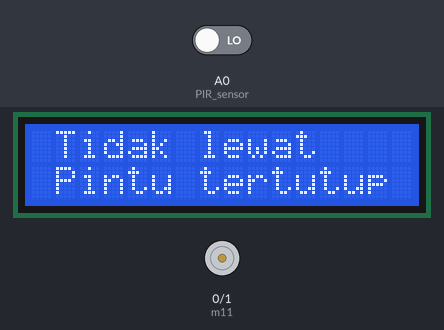
Bench run of a sketch on a simulated Arduino Uno, built with avr-gcc and run on an emulated ATmega328P. On the bench: 16×2 character LCD, motor-driver pin pairs drawn as motors (green arrow = first pin HIGH = forward, orange = second pin HIGH = backward, longer = more drive). The inputs (shaded band) are chosen by the test bench; at power-on: A0 (PIR_sensor) LOW.

Above: at 1.6 s.
1.7 s: A0 (PIR_sensor) driven HIGH
At 2.8 s:
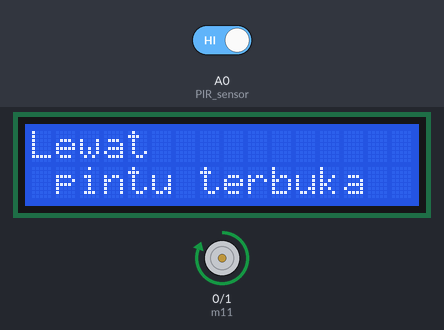
3.4 s: A0 (PIR_sensor) driven LOW
At 4.6 s:
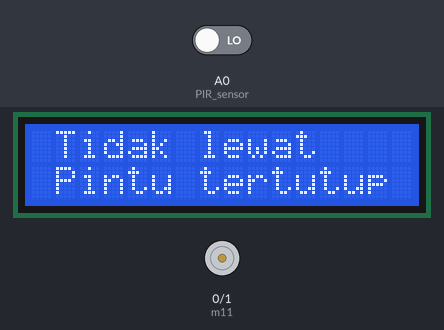
Timing chart, 0 to 6.4 s (numbered marks = the images above; inputs shaded):
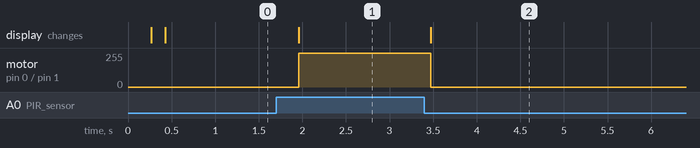

Measured:
- after the input at 1.7 s, motor on pin 0 (m11) / pin 1 (m12): stopped → forward 255/255 after 0.26 s; the display: changes after 0.26 s (image 1)
- after the input at 3.4 s, motor on pin 0 (m11) / pin 1 (m12): forward 255/255 → stopped after 0.07 s; the display: changes after 0.07 s (image 2)

The sketch:

pintu_otomatis.ino
```cpp
#include <LiquidCrystal.h>
LiquidCrystal lcd(13, 12, 11, 10, 9, 8);
#define PIR_sensor A0
#define m11 0
#define m12 1
int hp;
void setup()
{
  lcd.begin(16, 2);
  pinMode(m11, OUTPUT);
  pinMode(m12, OUTPUT);
  pinMode(PIR_sensor, INPUT);
  lcd.print(" PROJECT EIS ");
  lcd.setCursor(0, 1);
  lcd.print(" PINTU OTOMATIS ");
  delay(200);
  lcd.clear();
  lcd.print("MULAI");
  delay(150);
}
bool i;

void loop()
{
  hp = digitalRead(PIR_sensor);

      while(hp==1)
        {
          lcd.clear();
          lcd.setCursor(0,0);
          lcd.print("Lewat");
          lcd.setCursor(0, 1);
          lcd.print(" pintu terbuka ");
          digitalWrite(m11, HIGH); // pintu terbuka
          digitalWrite(m12, LOW);
          delay(500);
          i = false;
          break;
        }
       while (hp==0)
        {
          lcd.clear();
          lcd.setCursor(0,0);
          lcd.print(" Tidak lewat ");
          lcd.setCursor(0,1);
          lcd.print(" Pintu tertutup ");
          digitalWrite(m11, LOW); // Pintu tertutup
          digitalWrite(m12, LOW);
          delay(300);
          i = true;
          break;
        }

}
```
